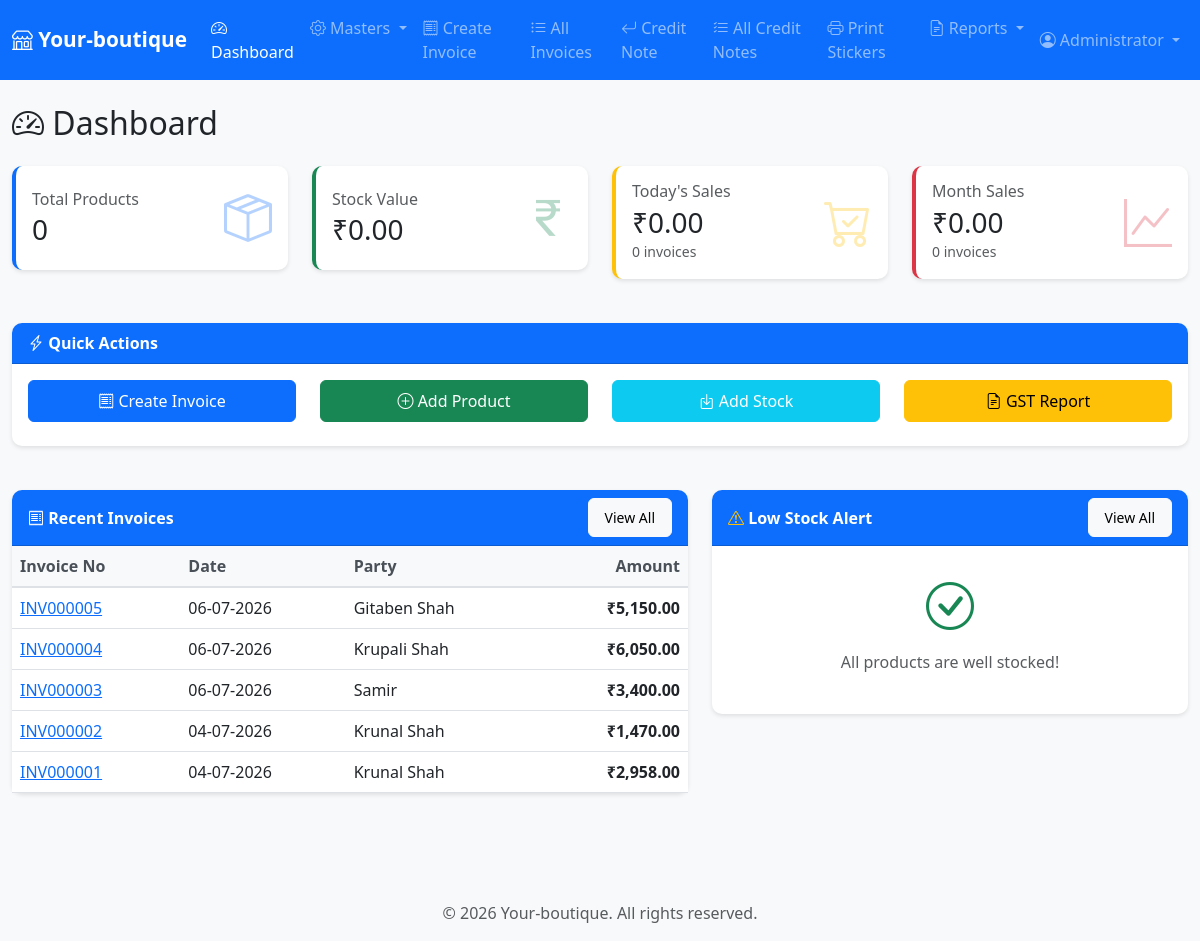
/dashboard.php (signed in), run on the app's committed database.
### tables this page shows
CREATE TABLE IF NOT EXISTS invoices (
    id INT PRIMARY KEY AUTO_INCREMENT,
    invoice_no VARCHAR(50) UNIQUE NOT NULL,
    invoice_date DATE NOT NULL,
    party_id INT NOT NULL,
    subtotal DECIMAL(10,2) NOT NULL DEFAULT 0,
    discount_amount DECIMAL(10,2) DEFAULT 0,
    cgst_amount DECIMAL(10,2) DEFAULT 0,
    sgst_amount DECIMAL(10,2) DEFAULT 0,
    total_amount DECIMAL(10,2) NOT NULL,
    payment_mode ENUM('Cash', 'Card', 'UPI') DEFAULT 'Cash',
    notes TEXT,
    created_by INT,
    created_at TIMESTAMP DEFAULT CURRENT_TIMESTAMP,
    FOREIGN KEY (party_id) REFERENCES parties(id),
    FOREIGN KEY (created_by) REFERENCES users(id),
    INDEX idx_invoice_no (invoice_no),
    INDEX idx_date (invoice_date),
    INDEX idx_party (party_id)
);

CREATE TABLE IF NOT EXISTS parties (
    id INT PRIMARY KEY AUTO_INCREMENT,
     
    mobile VARCHAR(15) UNIQUE NULL,
    party_name VARCHAR(100) NOT NULL,
    address TEXT,
    notes TEXT,
    created_at TIMESTAMP DEFAULT CURRENT_TIMESTAMP,
    updated_at TIMESTAMP DEFAULT CURRENT_TIMESTAMP ON UPDATE CURRENT_TIMESTAMP,
    INDEX idx_mobile (mobile)
);

### config/functions.php (called while the page is built, shortened)
<?php
function formatCurrency($amount) {
    return '₹' . number_format($amount, 2);
}
function formatDate($date) {
    return date('d-m-Y', strtotime($date));
}
?>

### config/database.php (called while the page is built, shortened)
<?php
$web_url='https://getdemo.in/your-boutique/';
?>

### dashboard.php (the view, shortened to what this page needs)
<?php
require_once __DIR__ . '/includes/header.php';
$stats = [];
$result = $conn->query("SELECT COUNT(*) as count FROM products WHERE is_active = 1");
$stats['total_products'] = $result->fetch_assoc()['count'];
$result = $conn->query("
    SELECT SUM(ps.quantity * p.mrp) as total_value
    FROM product_stock ps
    INNER JOIN products p ON ps.product_id = p.id
    WHERE p.is_active = 1
");
$row = $result->fetch_assoc();
$stats['stock_value'] = $row['total_value'] ?? 0;
$today = date('Y-m-d');
$result = $conn->query("
    SELECT COUNT(*) as count, COALESCE(SUM(total_amount), 0) as total
    FROM invoices
    WHERE invoice_date = '$today'
");
$row = $result->fetch_assoc();
$stats['today_invoices'] = $row['count'];
$stats['today_sales'] = $row['total'];
$firstDay = date('Y-m-01');
$result = $conn->query("
    SELECT COUNT(*) as count, COALESCE(SUM(total_amount), 0) as total
    FROM invoices
    WHERE invoice_date >= '$firstDay'
");
$row = $result->fetch_assoc();
$stats['month_invoices'] = $row['count'];
$stats['month_sales'] = $row['total'];
$lowStockProducts = [];
$result = $conn->query("
    SELECT i.invoice_no, i.invoice_date, i.total_amount, p.party_name
    FROM invoices i
    INNER JOIN parties p ON i.party_id = p.id
    ORDER BY i.created_at DESC
    LIMIT 5
");
$recentInvoices = [];
while ($row = $result->fetch_assoc()) {
    $recentInvoices[] = $row;
}
?>
<div class="row">
    <div class="col-12">
        <h2 class="mb-4">
            <i class="bi bi-speedometer2"></i> Dashboard
        </h2>
    </div>
</div>
<div class="row">
    <div class="col-md-3 mb-4">
        <div class="card dashboard-card border-start-primary">
            <div class="card-body">
                <div class="d-flex justify-content-between align-items-center">
                    <div>
                        <h6 class="text-muted mb-1">Total Products</h6>
                        <h3 class="mb-0"><?php echo $stats['total_products']; ?></h3>
                    </div>
                    <i class="bi bi-box-seam dashboard-icon text-primary"></i>
                </div>
            </div>
        </div>
    </div>
    <div class="col-md-3 mb-4">
        <div class="card dashboard-card border-start-success">
            <div class="card-body">
                <div class="d-flex justify-content-between align-items-center">
                    <div>
                        <h6 class="text-muted mb-1">Stock Value</h6>
                        <h3 class="mb-0"><?php echo formatCurrency($stats['stock_value']); ?></h3>
                    </div>
                    <i class="bi bi-currency-rupee dashboard-icon text-success"></i>
                </div>
            </div>
        </div>
    </div>
    <div class="col-md-3 mb-4">
        <div class="card dashboard-card border-start-warning">
            <div class="card-body">
                <div class="d-flex justify-content-between align-items-center">
                    <div>
                        <h6 class="text-muted mb-1">Today's Sales</h6>
                        <h3 class="mb-0"><?php echo formatCurrency($stats['today_sales']); ?></h3>
                        <small class="text-muted"><?php echo $stats['today_invoices']; ?> invoices</small>
                    </div>
                    <i class="bi bi-cart-check dashboard-icon text-warning"></i>
                </div>
            </div>
        </div>
    </div>
    <div class="col-md-3 mb-4">
        <div class="card dashboard-card border-start-danger">
            <div class="card-body">
                <div class="d-flex justify-content-between align-items-center">
                    <div>
                        <h6 class="text-muted mb-1">Month Sales</h6>
                        <h3 class="mb-0"><?php echo formatCurrency($stats['month_sales']); ?></h3>
                        <small class="text-muted"><?php echo $stats['month_invoices']; ?> invoices</small>
                    </div>
                    <i class="bi bi-graph-up dashboard-icon text-danger"></i>
                </div>
            </div>
        </div>
    </div>
</div>
<div class="row mb-4">
    <div class="col-12">
        <div class="card">
            <div class="card-header">
                <i class="bi bi-lightning-charge"></i> Quick Actions
            </div>
            <div class="card-body">
                <div class="row">
                    <div class="col-md-3 mb-2">
                        <a href="<?= $web_url ?>modules/invoice/create_invoice.php" class="btn btn-primary w-100">
                            <i class="bi bi-receipt"></i> Create Invoice
                        </a>
                    </div>
                    <div class="col-md-3 mb-2">
                        <a href="<?= $web_url ?>modules/products/add.php" class="btn btn-success w-100">
                            <i class="bi bi-plus-circle"></i> Add Product
                        </a>
                    </div>
                    <div class="col-md-3 mb-2">
                        <a href="<?= $web_url ?>modules/stock/add_stock.php" class="btn btn-info w-100 text-white">
                            <i class="bi bi-box-arrow-in-down"></i> Add Stock
                        </a>
                    </div>
                    <div class="col-md-3 mb-2">
                        <a href="<?= $web_url ?>reports/gst_report.php" class="btn btn-warning w-100">
                            <i class="bi bi-file-earmark-text"></i> GST Report
                        </a>
                    </div>
                </div>
            </div>
        </div>
    </div>
</div>
<div class="row">
    <div class="col-md-7 mb-4">
        <div class="card">
            <div class="card-header d-flex justify-content-between align-items-center">
                <span><i class="bi bi-receipt"></i> Recent Invoices</span>
                <a href="<?= $web_url ?>modules/invoice/list.php" class="btn btn-sm btn-light">View All</a>
            </div>
            <div class="card-body p-0">
                <?php if (count($recentInvoices) > 0): ?>
                <div class="table-responsive">
                    <table class="table table-hover mb-0">
                        <thead>
                            <tr>
                                <th>Invoice No</th>
                                <th>Date</th>
                                <th>Party</th>
                                <th class="text-end">Amount</th>
                            </tr>
                        </thead>
                        <tbody>
                            <?php foreach ($recentInvoices as $invoice): ?>
                            <tr>
                                <td>
                                    <a href="<?= $web_url ?>modules/invoice/view.php?id=<?php echo $invoice['invoice_no']; ?>">
                                        <?php echo $invoice['invoice_no']; ?>
                                    </a>
                                </td>
                                <td><?php echo formatDate($invoice['invoice_date']); ?></td>
                                <td><?php echo $invoice['party_name']; ?></td>
                                <td class="text-end text-currency"><?php echo formatCurrency($invoice['total_amount']); ?></td>
                            </tr>
                            <?php endforeach; ?>
                        </tbody>
                    </table>
                </div>
                <?php endif; ?>
            </div>
        </div>
    </div>
    <div class="col-md-5 mb-4">
        <div class="card">
            <div class="card-header d-flex justify-content-between align-items-center">
                <span><i class="bi bi-exclamation-triangle text-warning"></i> Low Stock Alert</span>
                <a href="<?= $web_url ?>reports/stock_report.php" class="btn btn-sm btn-light">View All</a>
            </div>
            <div class="card-body p-0">
                <?php if (count($lowStockProducts) > 0): ?>
                <div class="table-responsive">
                    <table class="table table-hover table-sm mb-0">
                        <thead>
                            <tr>
                                <th>Product</th>
                                <th>Size</th>
                                <th class="text-end">Qty</th>
                            </tr>
                        </thead>
                        <tbody>
                            <?php foreach ($lowStockProducts as $product): ?>
                            <tr>
                                <td><?php echo $product['product_name']; ?></td>
                                <td><span class="badge bg-secondary"><?php echo $product['size_name']; ?></span></td>
                                <td class="text-end">
                                    <span class="badge bg-<?php echo $product['quantity'] == 0 ? 'danger' : 'warning'; ?>">
                                        <?php echo $product['quantity']; ?>
                                    </span>
                                </td>
                            </tr>
                            <?php endforeach; ?>
                        </tbody>
                    </table>
                </div>
                <?php else: ?>
                <div class="text-center p-4 text-muted">
                    <i class="bi bi-check-circle text-success" style="font-size: 3rem;"></i>
                    <p class="mt-2">All products are well stocked!</p>
                </div>
                <?php endif; ?>
            </div>
        </div>
    </div>
</div>
<?php require_once __DIR__ . '/includes/footer.php'; ?>

### assets/css/style.css (style rules this page uses)
:root { --primary-color: #0d6efd; --secondary-color: #6c757d; --success-color: #198754; --danger-color: #dc3545; --warning-color: #ffc107; }
body { font-family: 'Segoe UI', Tahoma, Geneva, Verdana, sans-serif; background-color: #f8f9fa; }
.card { border: none; border-radius: 10px; box-shadow: 0 2px 4px rgba(0,0,0,0.1); margin-bottom: 20px; }
.card-header { background-color: var(--primary-color); color: white; font-weight: 600; border-radius: 10px 10px 0 0 !important; }
.table { background-color: white; }
.table thead th { background-color: #f8f9fa; border-bottom: 2px solid #dee2e6; font-weight: 600; color: #495057; }
.btn { border-radius: 6px; padding: 8px 16px; font-weight: 500; }
.dashboard-card { border-left: 4px solid var(--primary-color); transition: transform 0.2s; }
.dashboard-icon { font-size: 3rem; opacity: 0.3; }
.text-currency { font-weight: 600; color: var(--success-color); }
.border-start-primary { border-left: 4px solid var(--primary-color) !important; }
.border-start-success { border-left: 4px solid var(--success-color) !important; }
.border-start-warning { border-left: 4px solid var(--warning-color) !important; }
.border-start-danger { border-left: 4px solid var(--danger-color) !important; }

### data on the page
invoices: invoice_no "INV000005", invoice_date "06-07-2026", party.party_name "Gitaben Shah", total_amount "₹5,150.00"
invoices: invoice_no "INV000004", invoice_date "06-07-2026", party.party_name "Krupali Shah", total_amount "₹6,050.00"
invoices: invoice_no "INV000003", invoice_date "06-07-2026", party.party_name "Samir", total_amount "₹3,400.00"
invoices: invoice_no "INV000002", invoice_date "04-07-2026", party.party_name "Krunal Shah", total_amount "₹1,470.00"
invoices: invoice_no "INV000001", invoice_date "04-07-2026", party.party_name "Krunal Shah", total_amount "₹2,958.00"

### other printed values
getUserFullName() "Administrator"
$stats['total_products'] "0"
formatCurrency($stats['stock_value']) "₹0.00"
formatCurrency($stats['today_sales']) "₹0.00"
$stats['today_invoices'] "0"
formatCurrency($stats['month_sales']) "₹0.00"
$stats['month_invoices'] "0"
